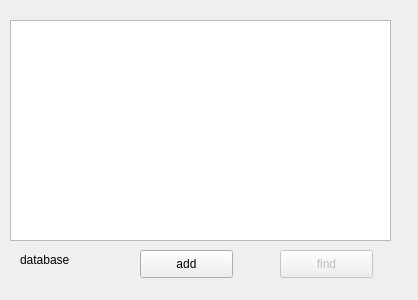
<?xml version="1.0" encoding="UTF-8"?>
<ui version="4.0">
 <class>DataBase</class>
 <widget class="QWidget" name="DataBase">
  <property name="geometry">
   <rect>
    <x>0</x>
    <y>0</y>
    <width>418</width>
    <height>300</height>
   </rect>
  </property>
  <property name="windowTitle">
   <string>Form</string>
  </property>
  <widget class="QTableView" name="tableView">
   <property name="geometry">
    <rect>
     <x>10</x>
     <y>20</y>
     <width>381</width>
     <height>221</height>
    </rect>
   </property>
  </widget>
  <widget class="QLabel" name="label">
   <property name="geometry">
    <rect>
     <x>20</x>
     <y>250</y>
     <width>69</width>
     <height>19</height>
    </rect>
   </property>
   <property name="text">
    <string>database</string>
   </property>
  </widget>
  <widget class="QPushButton" name="find">
   <property name="enabled">
    <bool>false</bool>
   </property>
   <property name="geometry">
    <rect>
     <x>280</x>
     <y>250</y>
     <width>93</width>
     <height>28</height>
    </rect>
   </property>
   <property name="text">
    <string>find</string>
   </property>
  </widget>
  <widget class="QPushButton" name="add">
   <property name="geometry">
    <rect>
     <x>140</x>
     <y>250</y>
     <width>93</width>
     <height>28</height>
    </rect>
   </property>
   <property name="text">
    <string>add</string>
   </property>
  </widget>
 </widget>
 <resources/>
 <connections/>
</ui>
